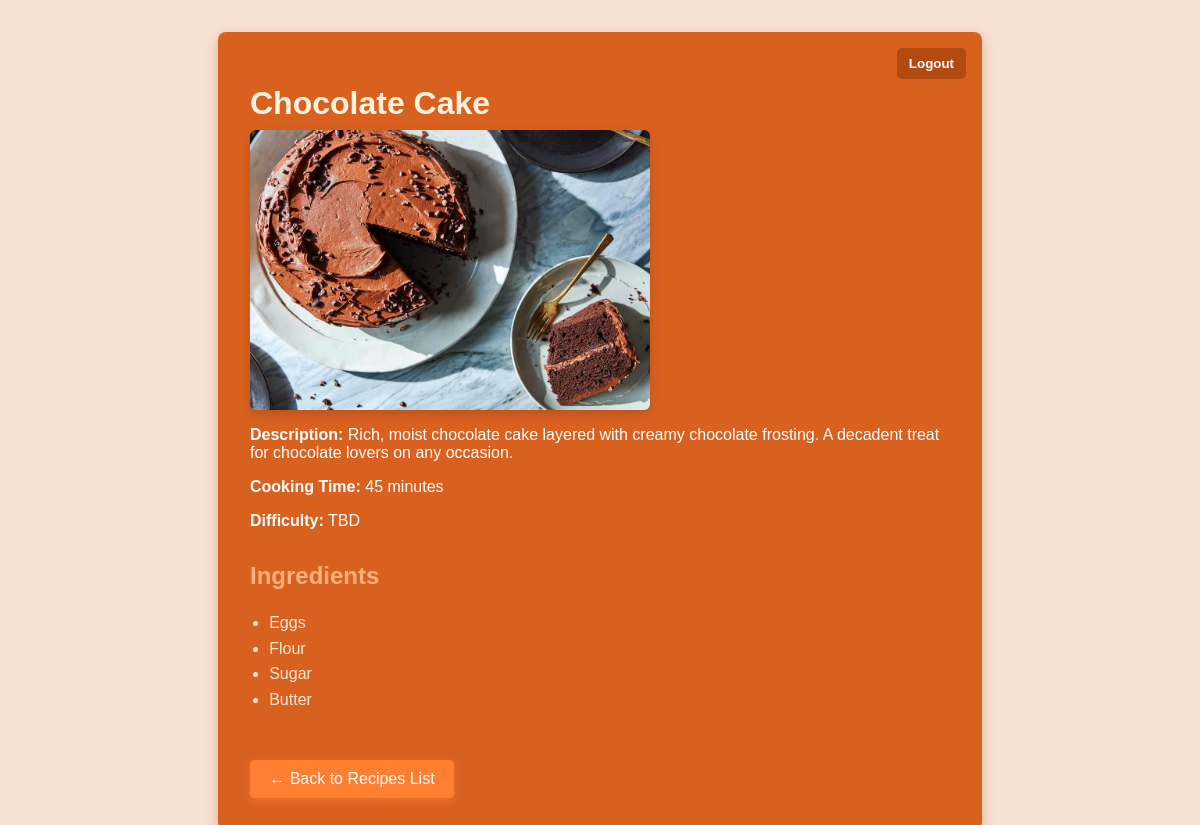
The page /detail/6/ (signed in) on the database its author committed.
### recipes/models.py (models this page shows, shortened)
class Recipe(models.Model):
    title = models.CharField(max_length=200)
    description = models.TextField(blank=True)
    cooking_time = models.PositiveIntegerField(help_text="Enter cooking time in minutes")
    difficulty = models.CharField(max_length=20, default="TBD")
    ingredients = models.ManyToManyField(Ingredient, through='RecipeIngredient')
    pic = models.ImageField(upload_to="recipes", default="no_picture.jpeg")

### recipeingredients/models.py (models this page shows, shortened)
class RecipeIngredient(models.Model):
    recipe = models.ForeignKey(
        Recipe, on_delete=models.CASCADE, related_name='recipe_ingredients'  # e.g. use this
    )
    ingredient = models.ForeignKey(Ingredient, on_delete=models.CASCADE)

### ingredients/models.py (models this page shows, shortened)
class Ingredient(models.Model):
    name = models.CharField(max_length=200)

### recipes/views.py (the view)
# urls.py: path('detail/<int:pk>/', recipe_detail, name='recipe_detail'),
@login_required(login_url='login')
def recipe_detail(request, pk):
    recipe = get_object_or_404(Recipe, pk=pk)
    return render(request, 'recipes/recipe_detail.html', {'recipe': recipe})

### recipes/templates/recipes/recipe_detail.html (shortened to what this page needs)
<!DOCTYPE html>
<html lang="en">
<head>
</head>
<body>
  <div class="container">
    <form class="logout-form" action="{% url 'recipes:logout' %}" method="post">
      <button type="submit" aria-label="Logout">Logout</button>
    </form>
    <h1>{{ recipe.title }}</h1>
    <img src="{{ recipe.pic.url }}" alt="{{ recipe.title }}" />
    <p><strong>Description:</strong> {{ recipe.description }}</p>
    <p><strong>Cooking Time:</strong> {{ recipe.cooking_time }} minutes</p>
    <p><strong>Difficulty:</strong> {{ recipe.difficulty }}</p>
    <h2>Ingredients</h2>
    <ul>
      {% for ri in recipe.recipe_ingredients.all %}
        <li>{{ ri.ingredient.name }}</li>
      {% empty %}
        <li>No ingredients found.</li>
      {% endfor %}
    </ul>
    <a href="{% url 'recipes:recipe_list' %}">← Back to Recipes List</a>
  </div>
</body>
</html>

### recipes/templates/recipes/recipe_detail.html (style rules this page uses)
body { font-family: Arial, sans-serif; margin: 2rem; background-color: #f6e1d3; color: #3a2e2e; }
.container { background-color: #d96120; border-radius: 8px; padding: 2rem; max-width: 700px; margin: auto; box-shadow: 0 4px 12px rgba(217, 97, 32, 0.4); color: #fff; position: relative; }
img { width: 100%; max-width: 400px; height: auto; display: block; margin-bottom: 1rem; border-radius: 6px; box-shadow: 0 4px 10px rgba(0,0,0,0.15); }
h1 { color: #fff3e0; margin-bottom: 0.5rem; }
h2 { margin-top: 2rem; color: #ffb07c; }
ul { padding-left: 1.2rem; color: #ffe8d1; }
li { line-height: 1.6; }
p strong { color: #fff; }
a { display: inline-block; margin-top: 2rem; padding: 0.6rem 1.2rem; background-color: #ff7f32; color: white; text-decoration: none; border-radius: 4px; box-shadow: 0 3px 8px rgba(255,127,50,0.6); transition: background-color 0.3s ease; }
form.logout-form { position: absolute; top: 1rem; right: 1rem; margin: 0; }
form.logout-form button { background-color: #b34a12; border: none; color: white; padding: 8px 12px; border-radius: 5px; cursor: pointer; font-weight: 600; transition: background-color 0.3s ease; }

### rows shown on the page
Recipe: title "Chocolate Cake", pic (picture), description "Rich, moist chocolate cake layered with creamy chocolate frosting. A decadent treat for chocolate lovers on any occasion.", cooking_time "45", difficulty "TBD"
RecipeIngredient: ingredient.name "Eggs"
RecipeIngredient: ingredient.name "Flour"
RecipeIngredient: ingredient.name "Sugar"
RecipeIngredient: ingredient.name "Butter"
